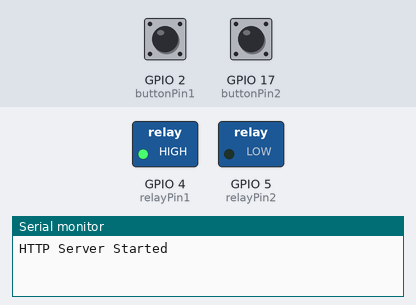
The sketch below on a simulated ESP32. On the bench: switched loads named in the sketch (green lamp = pin HIGH), the last lines printed to the serial monitor. The inputs (shaded band) are chosen by the test bench; at power-on: GPIO 17 (buttonPin2) HIGH, GPIO 2 (buttonPin1) HIGH.

Above: at 2.2 s.
2.3 s: GPIO 17 (buttonPin2) pulled LOW for 0.15 s
At 3.5 s:
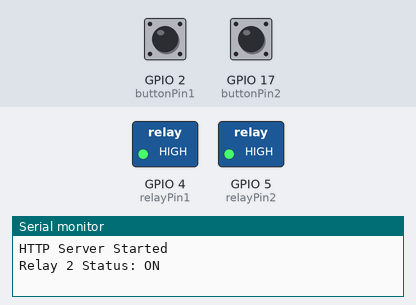
3.9 s: GPIO 2 (buttonPin1) pulled LOW for 0.15 s
At 4.7 s:
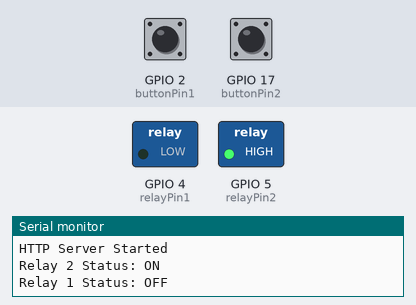
5.5 s: GPIO 2 (buttonPin1) pulled LOW for 1 s
At 5.9 s:
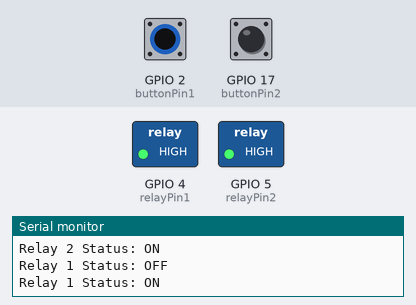
8.0 s: GPIO 2 (buttonPin1) pulled LOW for 3.2 s
At 9.0 s:
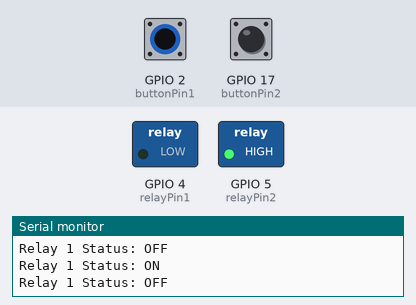
Timing chart, 0 to 11.0 s (numbered marks = the images above; inputs shaded):
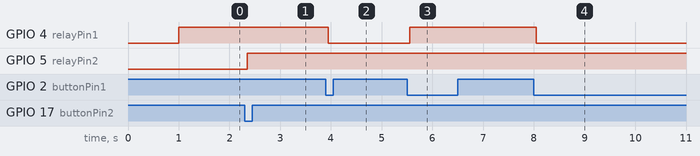

The sketch:

switch.ino
```cpp
#include <WiFi.h>
#include <WebServer.h>

#define ssid "Gughan's Room"
#define password "12345678"
#define relayPin1 4  // Switch 1
#define relayPin2 5  // Switch 2
#define buttonPin1 2  // Push button for relay1
#define buttonPin2 17  // Push button for relay2

IPAddress local_ip(192, 168, 1, 1);
IPAddress gateway(192, 168, 1, 1);
IPAddress subnet(255, 255, 255, 0);

WebServer server(80);

bool relayStatus1 = HIGH;
bool relayStatus2 = LOW;
bool buttonState1 = HIGH;  // Assume button1 is not pressed initially
bool lastButtonState1 = HIGH;
bool buttonState2 = HIGH;  // Assume button2 is not pressed initially
bool lastButtonState2 = HIGH;
unsigned long lastDebounceTime1 = 0;
unsigned long lastDebounceTime2 = 0;
unsigned long debounceDelay = 50;

unsigned long lastUpdateTime = 0;
const unsigned long updateInterval = 1000; // Update every 1 second

void setup() {
  pinMode(relayPin1, OUTPUT);
  pinMode(relayPin2, OUTPUT);
  pinMode(buttonPin1, INPUT_PULLUP);
  pinMode(buttonPin2, INPUT_PULLUP);

  WiFi.softAP(ssid, password);
  WiFi.softAPConfig(local_ip, gateway, subnet);
  delay(1000);

  server.on("/", HTTP_GET, handleOnConnect);
  server.on("/turnon1", HTTP_GET, handleTurnOn1);
  server.on("/turnoff1", HTTP_GET, handleTurnOff1);
  server.on("/turnon2", HTTP_GET, handleTurnOn2);
  server.on("/turnoff2", HTTP_GET, handleTurnOff2);
  server.on("/status", HTTP_GET, handleStatus);
  server.onNotFound(handleNotFound);

  server.begin();
  Serial.begin(115200);
  Serial.println("HTTP Server Started");
}

void loop() {
  server.handleClient();
  checkButton();

  unsigned long now = millis();
  if (now - lastUpdateTime >= updateInterval) {
    server.send(200, "text/plain", getStatusJSON());
    lastUpdateTime = now;
  }

  digitalWrite(relayPin1, relayStatus1);
  digitalWrite(relayPin2, relayStatus2);
}

void checkButton() {
  int reading1 = digitalRead(buttonPin1);

  if (reading1 != lastButtonState1) {
    lastDebounceTime1 = millis();
  }

  if ((millis() - lastDebounceTime1) > debounceDelay) {
    if (reading1 != buttonState1) {
      buttonState1 = reading1;

      if (buttonState1 == LOW) {
        // Button1 is pressed
        if (relayStatus1 == HIGH) {
          relayStatus1 = LOW;
          Serial.println("Relay 1 Status: OFF");
          server.send(200, "text/html", getHTML());
        } else {
          relayStatus1 = HIGH;
          Serial.println("Relay 1 Status: ON");
          server.send(200, "text/html", getHTML());
        }
      }
    }
  }

  lastButtonState1 = reading1;

  int reading2 = digitalRead(buttonPin2);

  if (reading2 != lastButtonState2) {
    lastDebounceTime2 = millis();
  }

  if ((millis() - lastDebounceTime2) > debounceDelay) {
    if (reading2 != buttonState2) {
      buttonState2 = reading2;

      if (buttonState2 == LOW) {
        // Button2 is pressed
        if (relayStatus2 == HIGH) {
          relayStatus2 = LOW;
          Serial.println("Relay 2 Status: OFF");
          server.send(200, "text/html", getHTML());
        } else {
          relayStatus2 = HIGH;
          Serial.println("Relay 2 Status: ON");
          server.send(200, "text/html", getHTML());
        }
      }
    }
  }

  lastButtonState2 = reading2;
}

void handleOnConnect() {
  server.send(200, "text/html", getHTML());
}

void handleTurnOn1() {
  relayStatus1 = HIGH;
  Serial.println("Relay 1 Status: ON");
  server.send(200, "text/html", getHTML());
}

void handleTurnOff1() {
  relayStatus1 = LOW;
  Serial.println("Relay 1 Status: OFF");
  server.send(200, "text/html", getHTML());
}

void handleTurnOn2() {
  relayStatus2 = HIGH;
  Serial.println("Relay 2 Status: ON");
  server.send(200, "text/html", getHTML());
}

void handleTurnOff2() {
  relayStatus2 = LOW;
  Serial.println("Relay 2 Status: OFF");
  server.send(200, "text/html", getHTML());
}

void handleStatus() {
  server.send(200, "text/plain", getStatusJSON());
}

void handleNotFound() {
  server.send(404, "text/plain", "Not Found");
}

String getHTML() {
  String htmlCode = "<!DOCTYPE html><html lang='en'>";
  htmlCode += "<head><meta charset='UTF-8'><meta name='viewport' content='width=device-width, initial-scale=1.0'>";
  htmlCode += "<title>Gughan's room</title>"; // Updated title
  htmlCode += "<style>body{font-family:'Arial',sans-serif;margin:20px;text-align:center;}h1{color:#333;}p{font-size:18px;margin:10px;} .status{font-size:24px;color:#555;} .switch-status{display:inline-block;padding:10px 20px;margin:10px;text-decoration:none;font-size:18px;border-radius:5px;transition:background-color 0.3s;} .on{background-color:#4CAF50;color:white;} .off{background-color:#f44336;color:white;}</style>";
  htmlCode += "</head>";
  htmlCode += "<body>";
  htmlCode += "<h1>Gughan's room</h1>"; // Updated heading
  htmlCode += "<div class='status'>Light Status: <span id='relayStatus1' class='switch-status relay1 " + String(relayStatus1 ? "on" : "off") + "'>" + String(relayStatus1 ? "ON" : "OFF") + "</span></div>"; // Updated Light status
  htmlCode += "<div class='status'>Fan Status: <span id='relayStatus2' class='switch-status relay2 " + String(relayStatus2 ? "on" : "off") + "'>" + String(relayStatus2 ? "ON" : "OFF") + "</span></div>"; // Updated Fan status
  htmlCode += "<p><a class='switch-status on' href='#' onclick='sendCommand(\"turnon1\");'>Turn On Light</a></p>"; // Updated Turn On Light
  htmlCode += "<p><a class='switch-status off' href='#' onclick='sendCommand(\"turnoff1\");'>Turn Off Light</a></p>"; // Updated Turn Off Light
  htmlCode += "<p><a class='switch-status on' href='#' onclick='sendCommand(\"turnon2\");'>Turn On Fan</a></p>"; // Updated Turn On Fan
  htmlCode += "<p><a class='switch-status off' href='#' onclick='sendCommand(\"turnoff2\");'>Turn Off Fan</a></p>"; // Updated Turn Off Fan

  htmlCode += "<script>";
  htmlCode += "function sendCommand(command) {";
  htmlCode += "  var xhr = new XMLHttpRequest();";
  htmlCode += "  xhr.onreadystatechange = function() {";
  htmlCode += "    if (xhr.readyState == 4 && xhr.status == 200) {";
  htmlCode += "      updateStatus(JSON.parse(xhr.responseText));";
  htmlCode += "    }";
  htmlCode += "  };";
  htmlCode += "  xhr.open('GET', '/' + command, true);";
  htmlCode += "  xhr.send();";
  htmlCode += "}";

  htmlCode += "function updateStatus(status) {";
  htmlCode += "  document.getElementById('relayStatus1').innerHTML = status.relayStatus1;";
  htmlCode += "  document.getElementById('relayStatus2').innerHTML = status.relayStatus2;";
  htmlCode += "}";

  htmlCode += "function pollStatus() {";
  htmlCode += "  var xhr = new XMLHttpRequest();";
  htmlCode += "  xhr.onreadystatechange = function() {";
  htmlCode += "    if (xhr.readyState == 4 && xhr.status == 200) {";
  htmlCode += "      updateStatus(JSON.parse(xhr.responseText));";
  htmlCode += "    }";
  htmlCode += "  };";
  htmlCode += "  xhr.open('GET', '/status', true);";
  htmlCode += "  xhr.send();";
  htmlCode += "}";

  htmlCode += "setInterval(pollStatus, 1000);"; // Poll every 1 second
  htmlCode += "</script>";
  htmlCode += "</body></html>";

  return htmlCode;
}


String getStatusJSON() {
  String json = "{\"relayStatus1\":\"" + String(relayStatus1 ? "ON" : "OFF") + "\", \"relayStatus2\":\"" + String(relayStatus2 ? "ON" : "OFF") + "\"}";
  return json;
}
```

Measured:
- after the input at 2.3 s, GPIO 5 (relayPin2): LOW → HIGH after 0.05 s
- after the input at 3.9 s, GPIO 4 (relayPin1): HIGH → LOW after 0.05 s
- after the input at 5.5 s, GPIO 4 (relayPin1): LOW → HIGH after 0.05 s
- after the input at 8.0 s, GPIO 4 (relayPin1): HIGH → LOW after 0.05 s
